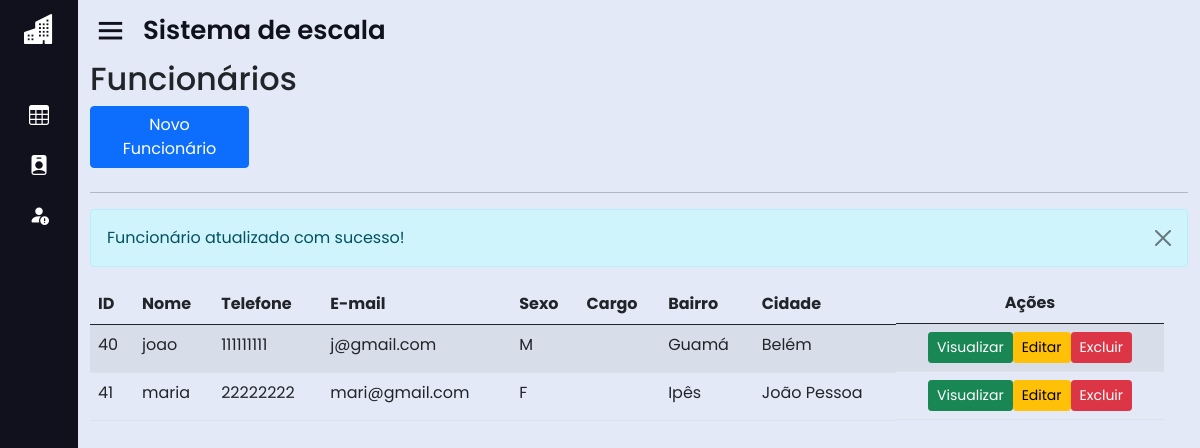
Screenshot of /home.php?page=lista_func&msg=2 (signed in) with the database file from the repository.
### tables this page shows
CREATE TABLE IF NOT EXISTS `endereco` (
  `id_end` int(11) NOT NULL AUTO_INCREMENT,
  `rua_end` varchar(50) DEFAULT NULL,
  `compl_end` varchar(50) DEFAULT NULL,
  `cep_end` varchar(50) DEFAULT NULL,
  `bairro_end` varchar(50) DEFAULT NULL,
  `cidade_end` varchar(50) DEFAULT NULL,
  `estado_end` varchar(50) DEFAULT NULL,
  `id_func` int(11) DEFAULT NULL,
  PRIMARY KEY (`id_end`) USING BTREE,
  KEY `endereco_ibfk_1` (`id_func`) USING BTREE,
  CONSTRAINT `endereco_ibfk_1` FOREIGN KEY (`id_func`) REFERENCES `funcionario` (`id_func`) ON DELETE CASCADE ON UPDATE CASCADE
);

CREATE TABLE IF NOT EXISTS `funcionario` (
  `id_func` int(11) NOT NULL AUTO_INCREMENT,
  `nome_func` varchar(50) NOT NULL,
  `cargo_func` varchar(50) NOT NULL,
  `telefone_func` varchar(50) NOT NULL,
  `sexo_func` varchar(50) NOT NULL,
  `email_func` varchar(50) NOT NULL,
  `id_st` int(11) DEFAULT NULL,
  PRIMARY KEY (`id_func`) USING BTREE,
  KEY `FK_funcionario_setor` (`id_st`),
  CONSTRAINT `FK_funcionario_setor` FOREIGN KEY (`id_st`) REFERENCES `setor` (`id_st`) ON DELETE CASCADE ON UPDATE CASCADE
);

### sis/funcionario/lista_func.php (the view)
<div id="main" class="container-fluid">
	<div id="top" class="row">
		<div class="col-md-11">
			<h2>Funcionários</h2>
		</div>
		<div class="col-md-2">
			<a href="?page=fadd_func" class="btn btn-primary pull-left h2">Novo Funcionário</a>
		</div>
	</div>
	<hr/>
	<div> <?php include "mensagens.php"; ?> </div>
	<div id="list" class="row">
		<div class="table-responsive col-md-12">
			<?php
				$data = mysqli_query($con, "select * from funcionario, endereco where funcionario.id_func = endereco.id_func;");
				echo "<table class='table table-striped' cellspacing='0' cellpading='0'>";
				echo "<thead><tr>";
				echo "<td><strong>ID</strong></td>";
				echo "<td><strong>Nome</strong></td>";
				echo "<td><strong>Telefone</strong></td>";
				echo "<td><strong>E-mail</strong></td>";
				echo "<td><strong>Sexo</strong></td>";
				echo "<td><strong>Cargo</strong></td>";
				echo "<td><strong>Bairro</strong></td>";
				echo "<td><strong>Cidade</strong></td>";
				echo "<td class='actions d-flex justify-content-center'><strong>Ações</strong></td>";
				echo "</tr></thead><tbody>";
				while($info = mysqli_fetch_array($data)){
					echo "<tr>";
					echo "<td>".$info['id_func']."</td>";
					echo "<td>".$info['nome_func']."</td>";
					echo "<td>".$info['telefone_func']." </td>";
					echo "<td>".$info['email_func']." </td>";
					echo "<td>".$info['sexo_func']."</td>";
					echo "<td>".$info['cargo_func']."</td>";
					echo "<td>".$info['bairro_end']."</td>";
					echo "<td>".$info['cidade_end']."</td>";
					echo "<td class='actions btn-group-sm d-flex justify-content-center'>";
					echo "<a class='btn btn-success btn-xs' href=?page=view_func&id_func=".$info['id_func']."> Visualizar </a>";
					echo "<a class='btn btn-warning btn-xs' href=?page=fedita_func&id_func=".$info['id_func']."> Editar </a>";
					echo "<a href=?page=excluir_func&id_func=".$info['id_func']." class='btn btn-danger btn-xs'> Excluir </a></td>";
				}
				echo "</tr></tbody></table>";
			?>
		</div>
	</div>
</div>

### css/style.css (style rules this page uses)
* { margin: 0; padding: 0; box-sizing: border-box; font-family: 'Poppins', sans-serif; }
.row { width: 100%; }

### rows the page displays
endereco: id_func "40", id_func.nome_func "joao", id_func.telefone_func "111111111", id_func.email_func "j@gmail.com", id_func.sexo_func "M", bairro_end "Guamá", cidade_end "Belém"
endereco: id_func "41", id_func.nome_func "maria", id_func.telefone_func "22222222", id_func.email_func "mari@gmail.com", id_func.sexo_func "F", bairro_end "Ipês", cidade_end "João Pessoa"
